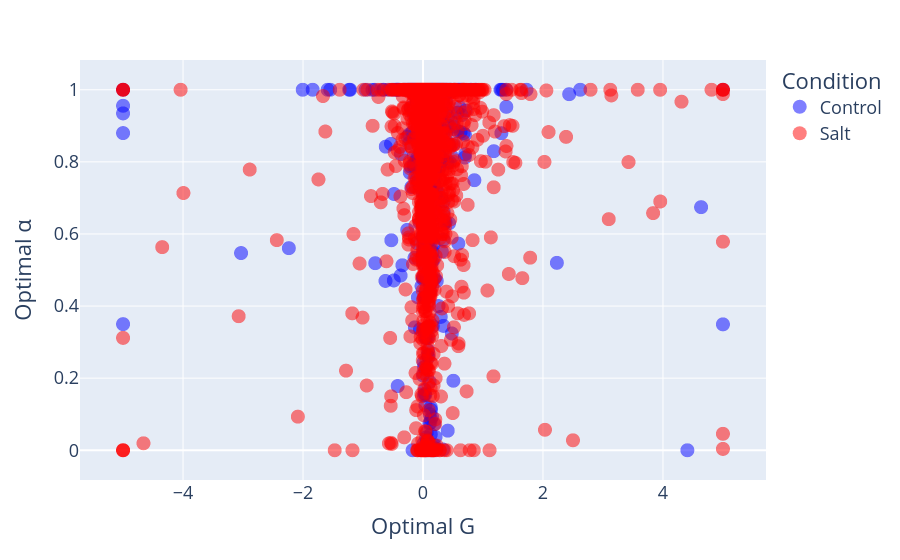

Notebook cell for this chart:
### Code cell
fig = px.scatter(
    arbor_stats_df,
    x=G_column,
    y=alpha_column,
    color="condition label",
    color_discrete_map={"Control":"blue","Salt":"red"},
    hover_name="arbor name",
    opacity=0.5,
    color_discrete_sequence=px.colors.qualitative.Set1,
)

fig.update_traces(marker=dict(size=14))
fig.update_layout(
    font=dict(size=18),
    legend_title_text="Condition",
    xaxis_title="Optimal G",
    yaxis_title="Optimal α",
    showlegend=True
)

fig.show()
fig.write_html("docs/Optimal_G_alpha_condition.html")
fig.write_image("paper-figs/Salt-Control-Analysis/Optimal-alpha-vs-G-condition.pdf")

### Figure 1 — Plotly figure (JSON) as saved in the notebook; plotly's stock layout.template omitted (floating-point values rounded to 4 significant figures; data arrays with more than 128 entries replaced by an {"elided": "..."} marker saying what was removed)
{"data": [{"hovertemplate": "<b>%{hovertext}</b><br><br>condition label=Control<br>best_G=%{x}<br>min_alpha=%{y}<extra></extra>", "hovertext": {"elided": "1226 str values"}, "legendgroup": "Control", "marker": {"color": "blue", "opacity": 0.5, "size": 14, "symbol": "circle"}, "mode": "markers", "name": "Control", "showlegend": true, "type": "scattergl", "x": {"elided": "1226 float values"}, "xaxis": "x", "y": {"elided": "1226 float values"}, "yaxis": "y"}, {"hovertemplate": "<b>%{hovertext}</b><br><br>condition label=Salt<br>best_G=%{x}<br>min_alpha=%{y}<extra></extra>", "hovertext": {"elided": "1193 str values"}, "legendgroup": "Salt", "marker": {"color": "red", "opacity": 0.5, "size": 14, "symbol": "circle"}, "mode": "markers", "name": "Salt", "showlegend": true, "type": "scattergl", "x": {"elided": "1193 float values"}, "xaxis": "x", "y": {"elided": "1193 float values"}, "yaxis": "y"}], "layout": {"autosize": true, "font": {"size": 18}, "legend": {"title": {"text": "Condition"}, "tracegroupgap": 0}, "margin": {"t": 60}, "showlegend": true, "xaxis": {"anchor": "y", "autorange": true, "domain": [0, 1], "range": [-5.694, 5.694], "title": {"text": "Optimal G"}, "type": "linear"}, "yaxis": {"anchor": "x", "autorange": true, "domain": [0, 1], "range": [-0.1094, 1.109], "title": {"text": "Optimal α"}, "type": "linear"}}}
